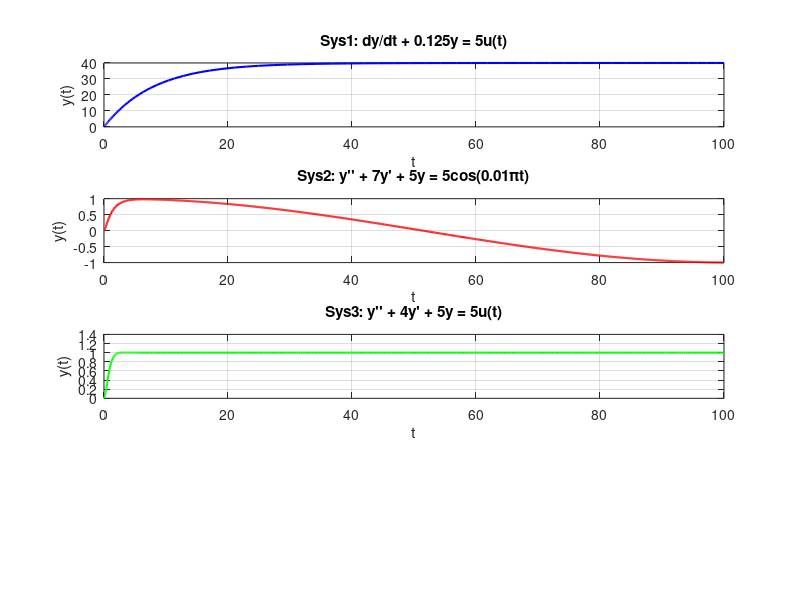

Write MATLAB code to recreate this figure. (Note: this script raises an error after producing the figure.)

clc; clear; close all;

tspan = [0 100];
y0_1 = [0];
y0_2 = [0 0];

ode1 = @(t,y) [-0.125*y(1) + 5];
ode2 = @(t,y) [y(2); -5*y(1) - 7*y(2) + 5*cos(0.01*pi*t)];
ode3 = @(t,y) [y(2); -5*y(1) - 4*y(2) + 5];
ode4 = @(t,y) [y(2); -5*y(1) + 4*y(2) + 5];

[t1,y1] = ode45(ode1, tspan, y0_1);
[t2,y2] = ode45(ode2, tspan, y0_2);
[t3,y3] = ode45(ode3, tspan, y0_2);
[t4,y4] = ode45(ode4, tspan, y0_2);

figure(1);
subplot(4,1,1); plot(t1,y1,'b','LineWidth',1.5);
title('Sys1: dy/dt + 0.125y = 5u(t)'); xlabel('t'); ylabel('y(t)'); grid on;
subplot(4,1,2); plot(t2,y2(:,1),'r','LineWidth',1.5);
title('Sys2: y'''' + 7y'' + 5y = 5cos(0.01\pit)'); xlabel('t'); ylabel('y(t)'); grid on;
subplot(4,1,3); plot(t3,y3(:,1),'g','LineWidth',1.5);
title('Sys3: y'''' + 4y'' + 5y = 5u(t)'); xlabel('t'); ylabel('y(t)'); grid on;
subplot(4,1,4); plot(t4,y4(:,1),'m','LineWidth',1.5);
title('Sys4: y'''' - 4y'' + 5y = 5u(t)'); xlabel('t'); ylabel('y(t)'); grid on;
sgtitle('Q III - Zero-State Responses');

fprintf('\n========== Stability & Steady-State Analysis ==========\n\n');

% --- System 1 ---
r1   = roots([1, 0.125]);
tau1 = -1/real(r1);
SS1  = 5/0.125;
fprintf('System 1: dy/dt + 0.125y = 5u(t)\n');
fprintf('  Root: %.4f\n', r1);
fprintf('  Stability: STABLE (root in left half-plane)\n');
fprintf('  Type: Asymptotically Stable\n');
fprintf('  tau = %.1f s,  4*tau = %.1f s\n', tau1, 4*tau1);
fprintf('  Steady State: EXISTS → CONSTANT = %.1f\n\n', SS1);

% --- System 2 ---
r2   = roots([1, 7, 5]);
tau2 = -1/max(real(r2));
w0   = 0.01*pi;
H2   = 5 / (-(w0^2) + 7j*w0 + 5);
SS2_amp   = abs(H2);
SS2_phase = angle(H2)*180/pi;
fprintf('System 2: y'''' + 7y'' + 5y = 5cos(0.01*pi*t)\n');
fprintf('  Roots: %.4f, %.4f\n', r2(1), r2(2));
fprintf('  Stability: STABLE (both roots negative)\n');
fprintf('  Type: Asymptotically Stable\n');
fprintf('  tau = %.4f s,  4*tau = %.4f s\n', tau2, 4*tau2);
fprintf('  Steady State: EXISTS → SINUSOIDAL\n');
fprintf('  SS Amplitude = %.4f, Phase = %.2f degrees\n\n', SS2_amp, SS2_phase);

% --- System 3 ---
r3   = roots([1, 4, 5]);
tau3 = -1/real(r3(1));
SS3  = 5/5;
fprintf('System 3: y'''' + 4y'' + 5y = 5u(t)\n');
fprintf('  Roots: %.4f +/- %.4fi\n', real(r3(1)), abs(imag(r3(1))));
fprintf('  Stability: STABLE (negative real part)\n');
fprintf('  Type: Asymptotically Stable (damped oscillation)\n');
fprintf('  tau = %.4f s,  4*tau = %.4f s\n', tau3, 4*tau3);
fprintf('  Steady State: EXISTS → CONSTANT = %.1f\n\n', SS3);

% --- System 4 ---
r4 = roots([1, -4, 5]);
fprintf('System 4: y'''' - 4y'' + 5y = 5u(t)\n');
fprintf('  Roots: %.4f +/- %.4fi\n', real(r4(1)), abs(imag(r4(1))));
fprintf('  Stability: UNSTABLE (positive real part)\n');
fprintf('  Type: Unstable\n');
fprintf('  Steady State: DOES NOT EXIST (response diverges)\n\n');
